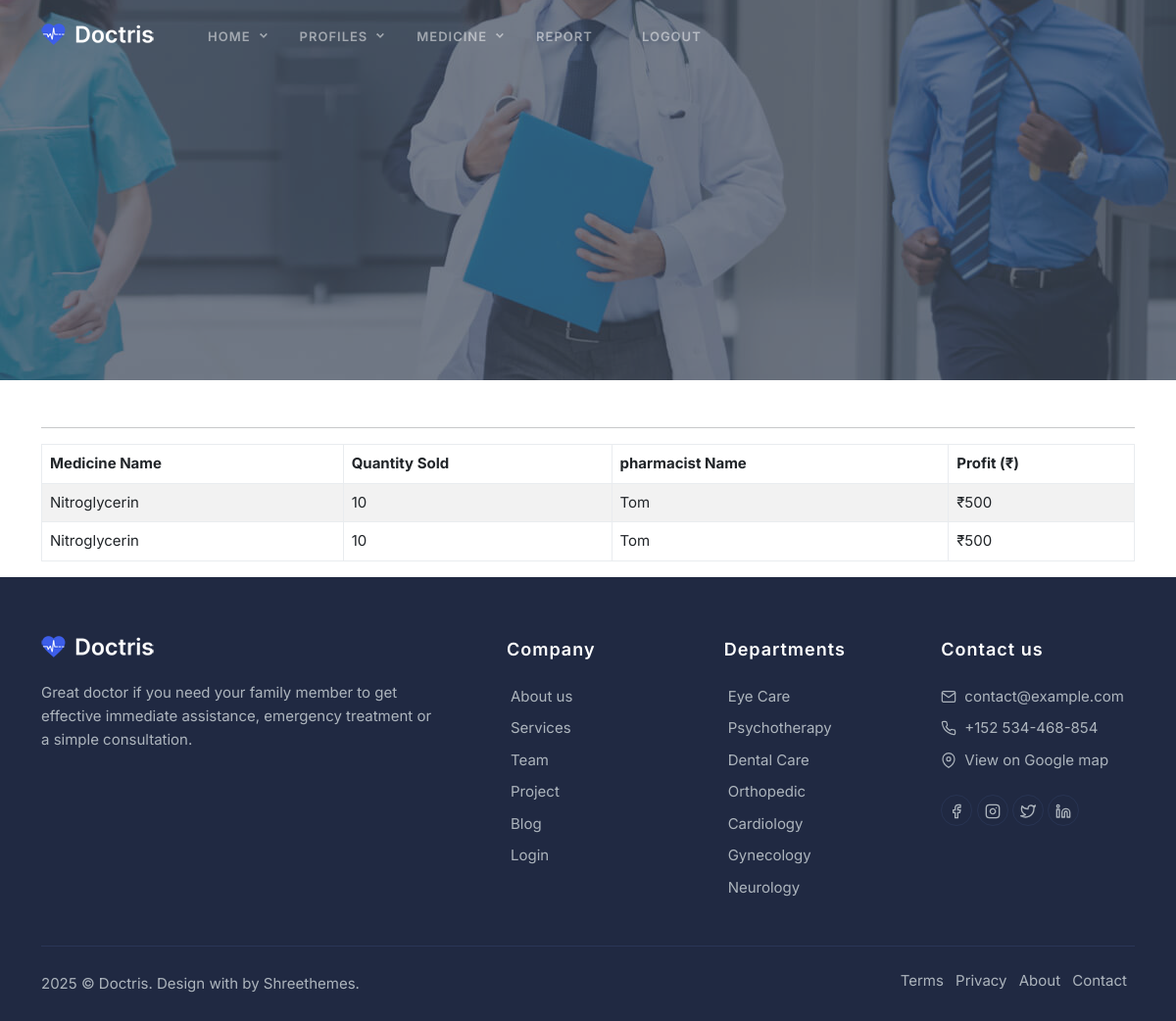
The page /profit_report/ on the database as committed earlier.
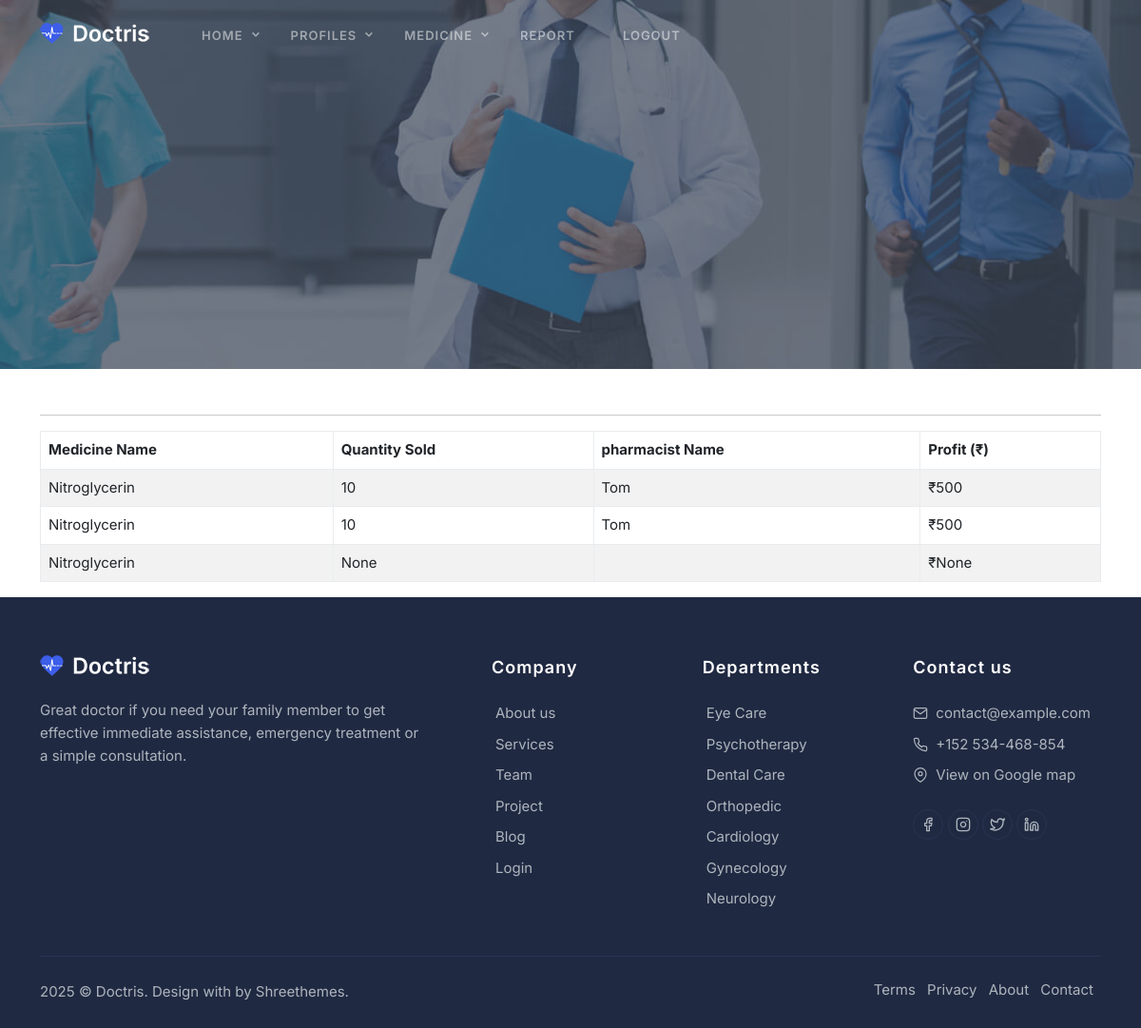
The same page on the database as committed later.
### myapp/models.py (models this page shows)
class MedicineOrder(models.Model):
    Pharmacist = models.ForeignKey(Pharmacist, on_delete=models.CASCADE, null=True)
    uid = models.ForeignKey(User, on_delete=models.CASCADE, null=True)
    mid = models.ForeignKey(Medicine, on_delete=models.CASCADE, null=True)
    date = models.DateField(auto_now_add=True)
    status = models.CharField(max_length=50, default='in_cart')
    qty = models.IntegerField(null=True)
    total = models.IntegerField(null=True)
    profit = models.IntegerField(null=True, blank=True)  # New field for profit tracking

class Medicine(models.Model):
    pid=models.ForeignKey(Pharmacist, on_delete=models.CASCADE, null=True)
    name=models.CharField(max_length=255)
    price=models.IntegerField()
    desc=models.CharField(max_length=255,null=True, blank=True)
    qty=models.IntegerField()
    image = models.FileField(null=True, upload_to="profile")
    date=models.DateField(null=True)
    expiry=models.DateField(null=True)
    side_effects=models.CharField(max_length=255,null=True)
    orginal_Price=models.IntegerField(null=True)

class Pharmacist(models.Model):
    name = models.CharField(max_length=255)
    email = models.EmailField()
    phone = models.CharField(max_length=15)
    address = models.TextField()
    image = models.FileField(null=True, upload_to="profile")
    loginId = models.ForeignKey(Login, on_delete=models.CASCADE, null=True)
    pharmacy_license_number = models.CharField(max_length=255,null=True)
    pharmacy_name = models.CharField(max_length=255,null=True)

### myapp/views.py (the view)
# urls.py: path('profit_report/',views.profit_report),
def profit_report(request):
    data=MedicineOrder.objects.filter(status="Paid")
    return render(request,'Admin/profit_report.html',{'data':data})

### templates/Admin/profit_report.html (shortened to what this page needs)
{% extends "Admin/common.html" %}
{% block content %}
<div class="container mt-5">
    <hr>
    <table class="table table-striped table-bordered">
        <thead class="thead-dark">
            <tr>
                <th>Medicine Name</th>
                <th>Quantity Sold</th>
                <th>pharmacist Name</th>
                <th>Profit (₹)</th>
            </tr>
        </thead>
        <tbody>
            {% for order in data %}
            <tr>
                <td>{{ order.mid.name }}</td>
                <td>{{ order.qty }}</td>
                <td>{{ order.Pharmacist.name}}</td>
                <td>₹{{ order.profit }}</td>
            </tr>
            {% endfor %}
        </tbody>
    </table>
</div>
{% endblock %}

Rows that differ between the two databases and show on the page:
now on this page (row edited): MedicineOrder: mid.name "Nitroglycerin", qty "None", profit "None"
